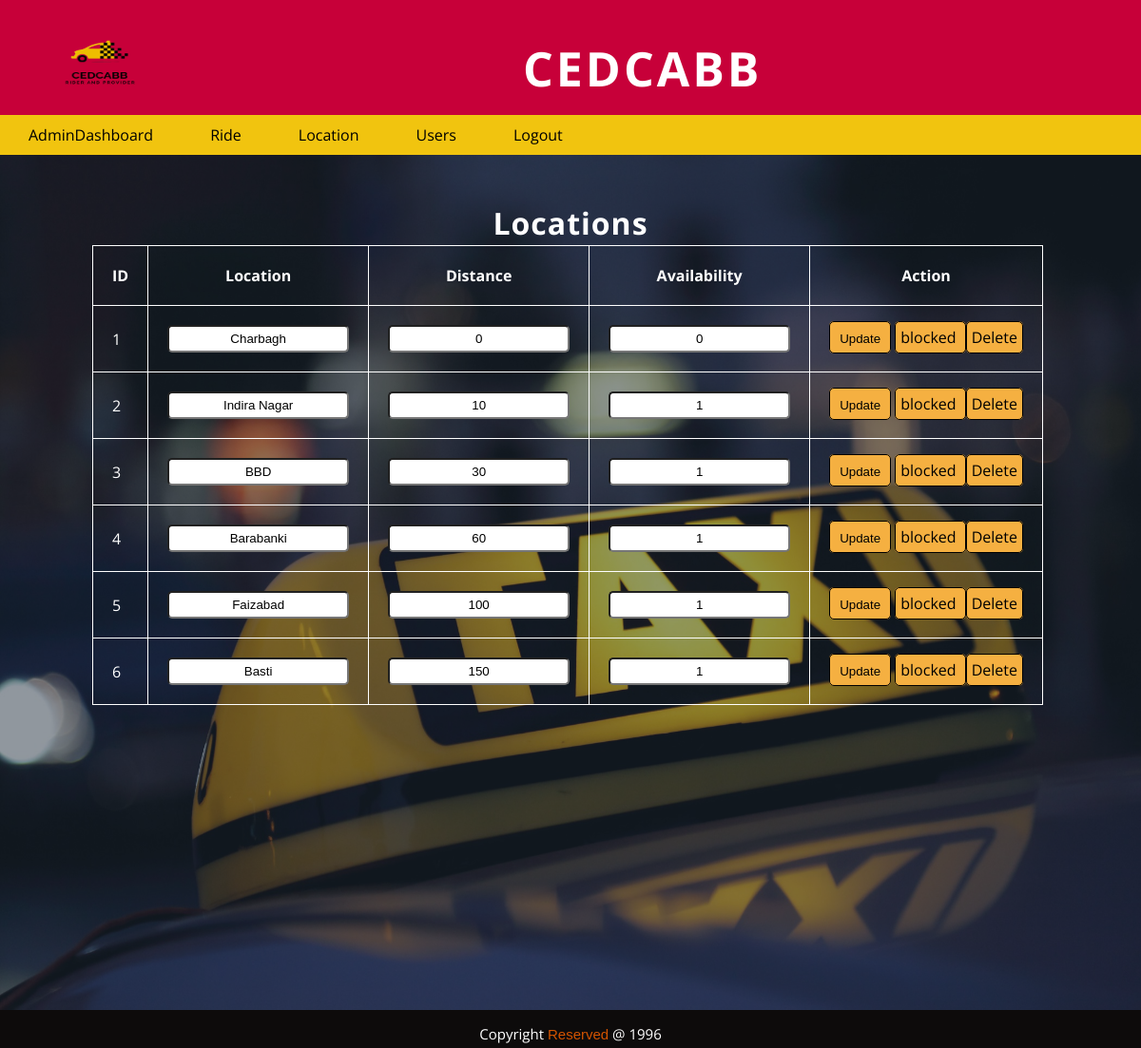
The app's page /Admin/manageLocation.php with its own data.
### tables this page shows
CREATE TABLE `LocationTable` (
  `id` int(50) NOT NULL,
  `name` varchar(50) NOT NULL,
  `distance` varchar(50) NOT NULL,
  `is_available` int(50) NOT NULL DEFAULT 1,
  `is_block` int(10) NOT NULL
);

### Admin/config.php (called while the page is built, shortened)
<?php
class DB
{
    public function connect($host, $user, $pass, $dtb)
    {
        return $this->conn = mysqli_connect($host, $user, $pass, $dtb) or die('Could Not Connect.');
    }
}
class LocationTable extends DB
{
    public function location_getData()
    {
        $result = mysqli_query($this->conn, "SELECT * FROM LocationTable WHERE `is_block`='1' ");
        if (mysqli_num_rows($result) > 0) {
            return $result;
        }
    }
}

### Admin/manageLocation.php (the view, shortened to what this page needs)
<?php
require 'header.php';
require 'config.php';
$db = new LocationTable();
$db->connect('localhost', 'root', '', 'CabBooking');
$sql = $db->location_getData();
?>
<body class="admintop">
    <div class="adminbody">
        <img src="../images/taxi4.jpg" alt="">
        <div id="AdminWelcomeQuote">
            <h1>Locations</h1>
        </div>
        <table id="LocationTable">
            <tr>
                <th>ID</th>
                <th>Location</th>
                <th>Distance</th>
                <th>Availability</th>
                <th>Action</th>
            </tr>
            <?php if (isset($sql)) {
                foreach ($sql as $key) { ?>
                    <tr>
                        <form method="POST" action="">
                            <td style="color:white;"><input type="hidden" name="id" value="<?php echo $key['id'] ?>" /><?php echo $key['id'] ?></td>
                            <td><input type="text" name="Location_Name" value="<?php echo $key['name'] ?>" /></td>
                            <td><input type="text" name="distance" value="<?php echo $key['distance'] ?>" /></td>
                            <td><input type="text" name="available" value="<?php echo $key['is_available'] ?>" /></td>
                            <td><a href=""><input type="submit" name="update" style="border:none;" value="Update" id="update" /></a>
                                <a id="blocked" href="manageLocation.php?<?php if ($key['is_block'] == '0') {
                                                                                echo "blocked";
                                                                            } else {
                                                                                echo "unblocked";
                                                                            }
                                                                            ?>_id=<?php echo $key['id'] ?>">
                                    <?php if ($key['is_block'] == '0') {
                                        echo "Unblock";
                                    } else {
                                        echo "blocked";
                                    }
                                    ?><p hidden>A $_GET</p>
                                </a>
                                <a href="manageLocation.php?delid=<?php echo $key['id'] ?>">Delete</a></td>
                        </form>
                    </tr>
            <?php }
            } ?>
        </table>
    </div>
    <?php require 'footer.php' ?>
</body>

### Admin/header.php (shortened to what this page needs)
<!DOCTYPE html>
<html lang="en">
<head>
    <link rel="stylesheet" href="../style.css">
    <link rel="stylesheet" href="https://cdnjs.cloudflare.com/ajax/libs/font-awesome/4.7.0/css/font-awesome.min.css">
</head>
<header>
    <ul id="headernav">
        <li><img src="../images/logo.png" alt="Logo"></li>
        <li><a href="#">CEDCABB</a></li>
    </ul>
</header>
<div class="main">
    <ul id="nav">
        <li class="dropdown">
            <a href="Admindashboard.php" class="dropbtn">AdminDashboard</a>
        <li class="dropdown">
            <a href="javascript:void(0)" class="dropbtn">Ride</a>
        <li class="dropdown">
            <a href="javascript:void(0)">Location</a>
        </li>
        <li class="dropdown">
            <a href="javascript:void(0)" class="dropbtn">Users</a>
            <div class="dropdown-content">
        <li class="dropdown">
            <div class="dropdown-content">
                <li class="dropdown">
            <a href="logout.php">Logout</a>
            </div>
        </li>
    </ul>
</div>

### Admin/footer.php (shortened to what this page needs)
<footer>
    <span>Copyright <span id="foot">Reserved</span> @ 1996</span>
</footer>
</body>
</html>

### style.css (style rules this page uses)
.main ul { background-color: #F1C40F; list-style-type: none; margin: 0px; padding: 0px; overflow: hidden; }
li { float: left; }
li a { color: black; display: inline-block; text-decoration: none; padding: 10px 30px; }
.dropdown-content { display: none; position: absolute; box-shadow: 0px 8px 16px 0px rgba(0,0,0,0.2); z-index: 3; }
li.dropdown { display: inline-block; }
header { background-color: #C70039 ; overflow: hidden; letter-spacing: 3px; }
header img { width: 130px; height: 100px; }
header #headernav li { float: left; list-style-type: none; }
#headernav li a { text-decoration: none; display: block; margin-left: 350px; margin-top: 12px; font-weight: bold; font-size: 50px; color: white ; }
.admintop { height: 900px; margin: 0; padding: 0; font-family: 'Open Sans', sans-serif; background-color: rgba(33, 47, 61 ); }
.adminbody { height: 900px; }
.adminbody img { width: 100%; font-family: Verdana; position: absolute; z-index: -3; opacity: 0.5; height: 900px; }
#AdminWelcomeQuote h1 { position: relative; margin: 0; color: white; text-align: center; padding-top: 50px; letter-spacing: 1px; }
#LocationTable { border: 1px solid white; border-collapse: collapse; transform: translate(97px,2px); }
#LocationTable tr td,th { border: 1px solid white; padding: 20px; }
#LocationTable td a,#update { text-decoration: none; color: black; border: 1px solid black; background-color: #F5B041 ; border-radius: 5px; padding: 5px; }
#LocationTable th { color: white; }
#LocationTable input[type="text"] { padding: 5px; border-radius: 5px; text-align: center; }
footer { background-color: #0D0B0B; font-size: 15px; text-align: center; height: 25px; color: white; padding-top: 15px; margin: 0; }
#foot { font-size: 15px; font-family: Verdana, Geneva, Tahoma, sans-serif; color: #D35400 }

### records on screen
locationtable: id "1", Location_Name "Charbagh", distance "0", available "0", is_block "blocked"
locationtable: id "2", Location_Name "Indira Nagar", distance "10", available "1", is_block "blocked"
locationtable: id "3", Location_Name "BBD", distance "30", available "1", is_block "blocked"
locationtable: id "4", Location_Name "Barabanki", distance "60", available "1", is_block "blocked"
locationtable: id "5", Location_Name "Faizabad", distance "100", available "1", is_block "blocked"
locationtable: id "6", Location_Name "Basti", distance "150", available "1", is_block "blocked"
